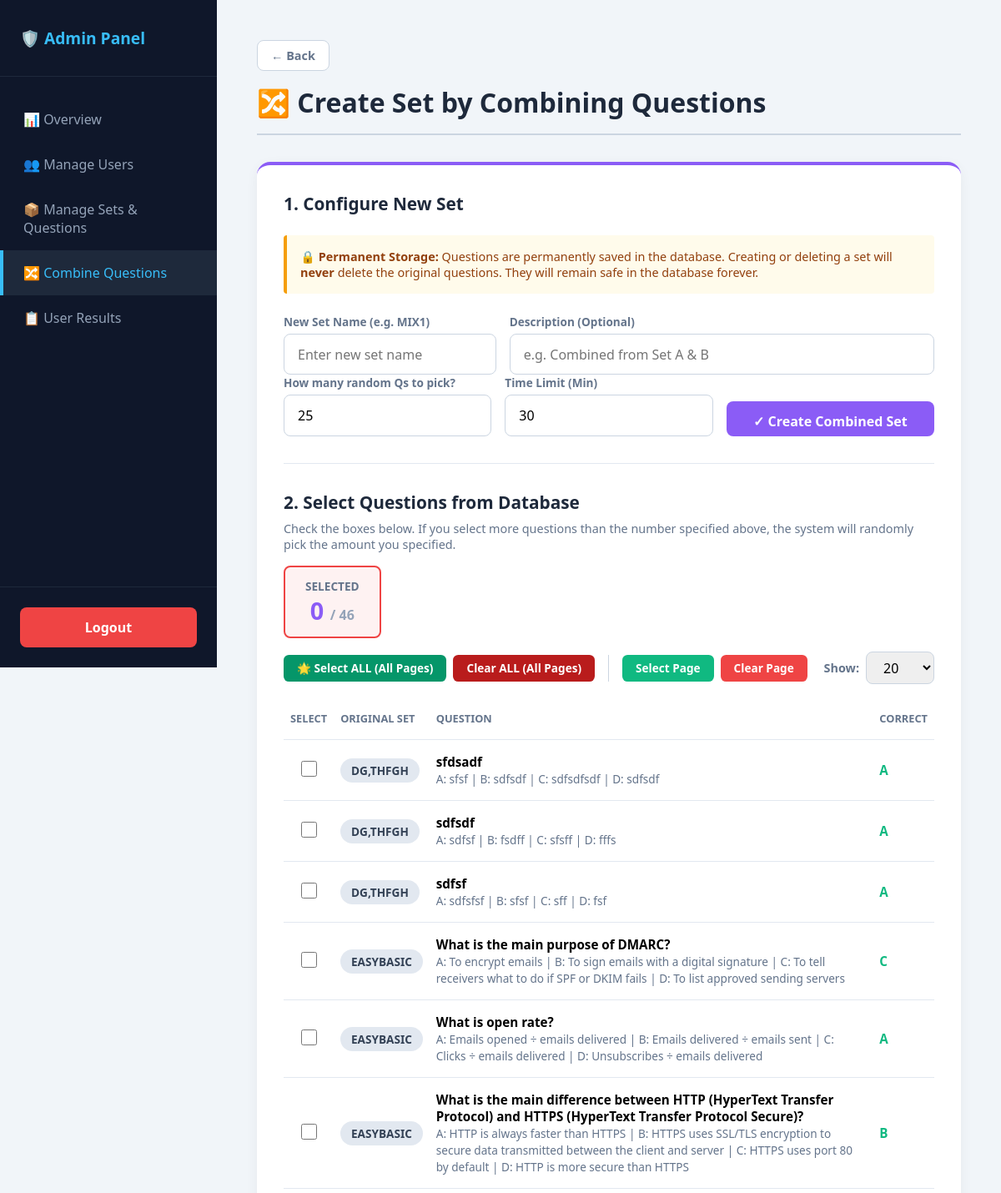
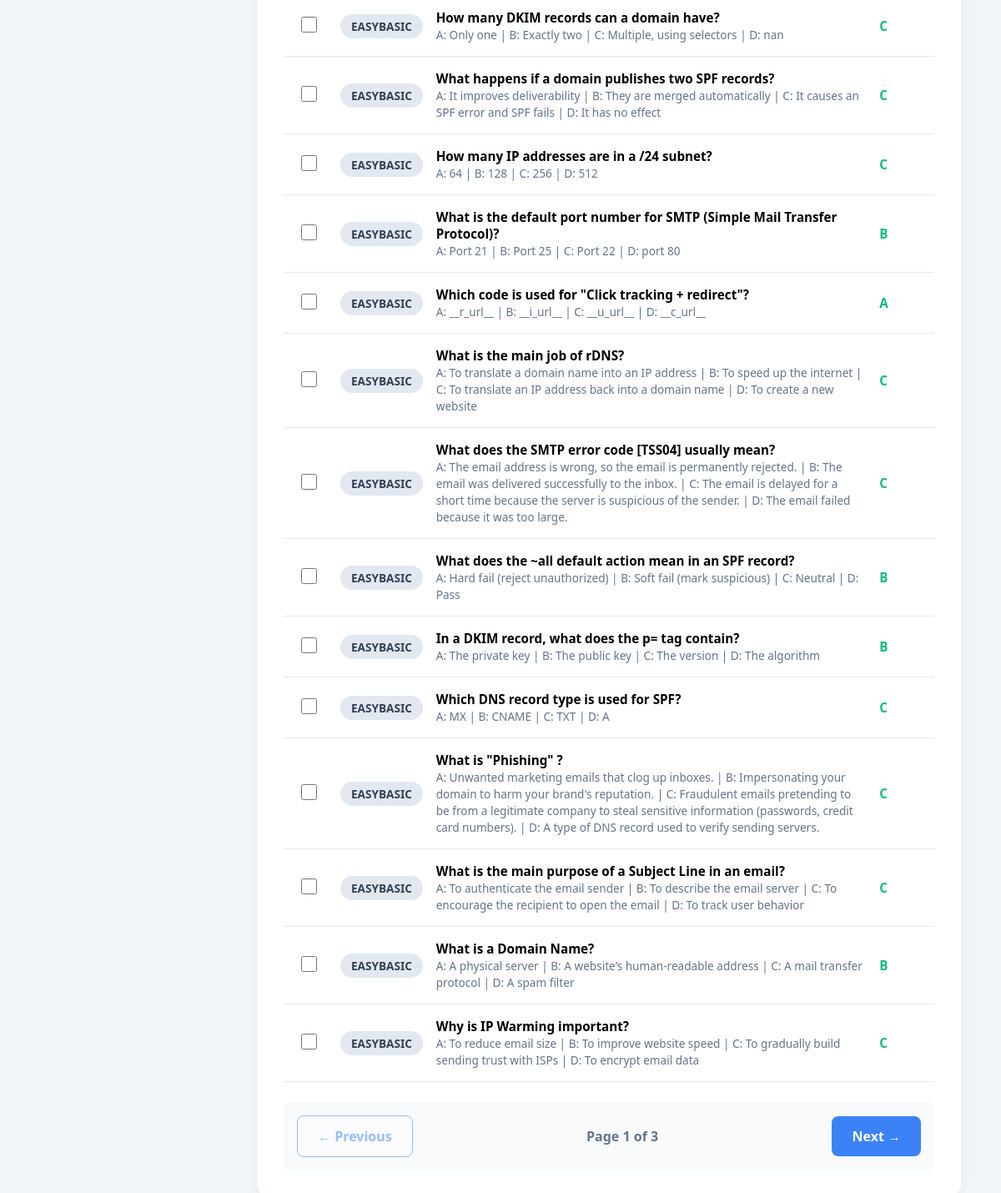
/admin/combine_questions (signed in), run on the app's committed database (2 pictures, top to bottom).
### tables this page shows
CREATE TABLE questions (
            id INTEGER PRIMARY KEY AUTOINCREMENT,
            set_name TEXT NOT NULL,
            question TEXT NOT NULL,
            option_a TEXT NOT NULL,
            option_b TEXT NOT NULL,
            option_c TEXT NOT NULL,
            option_d TEXT NOT NULL,
            correct_option TEXT NOT NULL
        );

### app.py (the view)
@app.route("/admin/combine_questions")
def admin_combine_questions():
    if not session.get("is_admin"):
        return redirect(url_for("login"))
    conn = get_db()
    questions = conn.execute("""
        SELECT MIN(id) as id,
               GROUP_CONCAT(DISTINCT set_name) as set_name,
               question, option_a, option_b, option_c, option_d, correct_option
        FROM questions
        GROUP BY LOWER(TRIM(question))
        ORDER BY set_name, id
    """).fetchall()
    conn.close()
    return render_template("admin_combine.html", page="combine", questions=questions)

### app.py (called while the page is built)
@app.context_processor
def inject_csrf_token():
    return dict(csrf_token=generate_csrf)

def get_db():
    conn = sqlite3.connect(DB_NAME)
    conn.row_factory = sqlite3.Row
    return conn

@app.after_request
def add_security_headers(response):
    response.headers['X-Content-Type-Options'] = 'nosniff'
    response.headers['X-Frame-Options'] = 'DENY'
    response.headers['X-XSS-Protection'] = '1; mode=block'
    response.headers['Referrer-Policy'] = 'same-origin'
    return response

### templates/admin_combine.html (shortened to what this page needs)
{% extends "admin_base.html" %}
{% block content %}
<h1 class="page-title">🔀 Create Set by Combining Questions</h1>
<div class="card" style="border-top: 4px solid #8b5cf6; margin-bottom: 2rem;">
  <h3>1. Configure New Set</h3>
  <div style="background: #fffbeb; border-left: 4px solid #f59e0b; padding: 1rem; margin-bottom: 1.5rem; border-radius: 0.25rem;">
    <p style="margin: 0; color: #92400e; font-size: 0.9rem;">
      <strong>🔒 Permanent Storage:</strong> Questions are permanently saved in the database. Creating or deleting a set will <strong>never</strong> delete the original questions. They will remain safe in the database forever.
    </p>
  </div>
  <form method="POST" action="{{ url_for('create_combined_set') }}" id="combineForm">
    <div class="form-row">
      <div class="form-group">
        <label>New Set Name (e.g. MIX1)</label>
        <input type="text" name="set_name" required placeholder="Enter new set name">
      </div>
      <div class="form-group" style="flex:2;">
        <label>Description (Optional)</label>
        <input type="text" name="set_description" placeholder="e.g. Combined from Set A & B">
      </div>
    </div>
    <div class="form-row">
      <div class="form-group">
        <label>How many random Qs to pick?</label>
        <input type="number" name="question_count" id="pickCount" value="25" min="1" required oninput="updateWarning()">
      </div>
      <div class="form-group">
        <label>Time Limit (Min)</label>
        <input type="number" name="duration_minutes" value="30" min="1" required>
      </div>
      <div class="form-group" style="display: flex; align-items: flex-end;">
        <button type="submit" class="btn" style="background: #8b5cf6; height: 42px; margin-bottom: 0; width: 100%;">
          ✓ Create Combined Set
        </button>
      </div>
    </div>
    <hr style="border:none; border-top:1px solid #e2e8f0; margin: 2rem 0;">
    <div style="display: flex; justify-content: space-between; align-items: center; margin-bottom: 1rem; flex-wrap: wrap; gap: 1rem;">
      <div>
        <h3 style="margin-bottom: 0.5rem;">2. Select Questions from Database</h3>
        <p style="color:#64748b; margin: 0; font-size: 0.9rem;">
          Check the boxes below. If you select more questions than the number specified above, the system will randomly pick the amount you specified.
        </p>
      </div>
      <div id="counterBox" style="background: #f8fafc; border: 1px solid #cbd5e1; padding: 0.8rem 1.5rem; border-radius: 0.5rem; text-align: center; transition: all 0.2s;">
        <div style="font-size: 0.85rem; color: #64748b; font-weight: 600; text-transform: uppercase;">Selected</div>
        <div style="font-size: 1.8rem; font-weight: 800; color: #8b5cf6;"><span id="selectedCount">0</span> <span style="font-size: 1rem; color: #94a3b8;">/ {{ questions|length }}</span></div>
      </div>
    </div>
    <div style="display: flex; justify-content: space-between; align-items: center; margin-bottom: 1rem; flex-wrap: wrap; gap: 1rem;">
      <div style="display: flex; gap: 0.5rem; flex-wrap: wrap;">
        <button type="button" class="btn btn-sm" style="background:#059669; width:auto; font-weight: bold;" onclick="toggleAllGlobal(true)">🌟 Select ALL (All Pages)</button>
        <button type="button" class="btn btn-sm" style="background:#b91c1c; width:auto;" onclick="toggleAllGlobal(false)">Clear ALL (All Pages)</button>
        <button type="button" class="btn btn-sm" style="background:#10b981; width:auto;" onclick="toggleAll(true)">Select Page</button>
        <button type="button" class="btn btn-sm" style="background:#ef4444; width:auto;" onclick="toggleAll(false)">Clear Page</button>
      </div>
      <div style="display: flex; align-items: center; gap: 0.5rem;">
        <label style="font-size: 0.9rem; color: #64748b; font-weight: 600;">Show:</label>
        <select id="pageSizeSelect" onchange="changePageSize()" style="width: auto; padding: 0.4rem 1rem; margin-bottom: 0; border-radius: 0.5rem; border: 1px solid #cbd5e1;">
          <option value="20">20</option>
        </select>
      </div>
    </div>
    <table id="questionsTable">
      <tr>
        <th style="width: 50px; text-align: center;">Select</th>
        <th>Original Set</th>
        <th>Question</th>
        <th>Correct</th>
      </tr>
      {% for q in questions %}
      <tr class="q-row">
        <td style="text-align: center;">
          <input type="checkbox" name="question_ids" value="{{ q.id }}" class="q-checkbox" style="width: 1.2rem; height: 1.2rem; accent-color: #8b5cf6;" onchange="updateCounter()">
        </td>
        <td><span class="badge" style="background:#e2e8f0; color:#334155;">{{ q.set_name }}</span></td>
        <td>
          <strong>{{ q.question }}</strong><br>
          <span style="font-size: 0.85rem; color: #64748b;">
            A: {{ q.option_a }} | B: {{ q.option_b }} | C: {{ q.option_c }} | D: {{ q.option_d }}
          </span>
        </td>
        <td><strong style="color: #10b981;">{{ q.correct_option }}</strong></td>
      </tr>
      {% endfor %}
    </table>
    <div id="pagination-controls" style="display: flex; justify-content: space-between; align-items: center; margin-top: 1.5rem; background: #f8fafc; padding: 1rem; border-radius: 0.5rem;">
      <button type="button" class="btn btn-outline" id="prevBtn" onclick="changePage(-1)">← Previous</button>
      <div style="font-weight: 600; color: #64748b;">Page <span id="pageNum">1</span> of <span id="totalPages">1</span></div>
      <button type="button" class="btn" id="nextBtn" onclick="changePage(1)">Next →</button>
    </div>
  </form>
</div>
{% endblock %}

### templates/admin_base.html (style rules this page uses)
* { box-sizing: border-box; margin: 0; padding: 0; font-family: system-ui, sans-serif; }
body { display: flex; min-height: 100vh; background: #f1f5f9; }
.page-title { font-size: 2rem; color: #1e293b; margin-bottom: 2rem; border-bottom: 2px solid #cbd5e1; padding-bottom: 1rem; }
.card { background: white; border-radius: 1rem; padding: 2rem; box-shadow: 0 4px 15px rgba(0,0,0,0.05); margin-bottom: 1.5rem; }
.card h3 { color: #1e293b; margin-bottom: 1.5rem; font-size: 1.3rem; }
.btn { background: #3b82f6; color: white; border: none; padding: 0.8rem 1.5rem; border-radius: 0.5rem; font-size: 1rem; font-weight: 600; cursor: pointer; text-decoration: none; display: inline-block; }
.btn-outline { background: white; color: #3b82f6; border: 1.5px solid #3b82f6; }
.btn-sm { padding: 0.4rem 1rem; font-size: 0.85rem; border-radius: 0.4rem; }
input[type="text"], input[type="number"], select { width: 100%; padding: 0.8rem 1rem; margin-bottom: 1rem; border-radius: 0.5rem; border: 1px solid #cbd5e1; font-size: 1rem; }
table { width: 100%; border-collapse: collapse; }
th, td { text-align: left; padding: 1rem 0.5rem; border-bottom: 1px solid #e2e8f0; font-size: 0.95rem; }
th { color: #64748b; font-weight: 600; text-transform: uppercase; font-size: 0.8rem; }
.badge { background: #e0f2fe; color: #0284c7; padding: 0.3rem 0.8rem; border-radius: 1rem; font-size: 0.85rem; font-weight: 600; }
.form-row { display: flex; gap: 1rem; flex-wrap: wrap; align-items: flex-end; }
.form-group { display: flex; flex-direction: column; flex: 1; min-width: 150px; }
.form-group label { font-size: 0.85rem; color: #64748b; margin-bottom: 0.3rem; font-weight: 600; }
.form-group input, .form-group select { margin-bottom: 0; }

### data on the page
questions: set_name "EASYBASIC", question "What is the main purpose of DMARC?", option_a "To encrypt emails", option_b "To sign emails with a digital signature", option_c "To tell receivers what to do if SPF or DKIM fails", option_d "To list approved sending servers", correct_option "C"
questions: set_name "EASYBASIC", question "What is open rate?", option_a "Emails opened ÷ emails delivered", option_b "Emails delivered ÷ emails sent", option_c "Clicks ÷ emails delivered", option_d "Unsubscribes ÷ emails delivered", correct_option "A"
questions: set_name "EASYBASIC", question "What is the main difference between HTTP (HyperText Transfer Protocol) and HTTPS (HyperText Transfer Protocol Secure)?", option_a "HTTP is always faster than HTTPS", option_b "HTTPS uses SSL/TLS encryption to secure data transmitted between the client and server", option_c "HTTPS uses port 80 by default", option_d "HTTP is more secure than HTTPS", correct_option "B"
questions: set_name "EASYBASIC", question "How many DKIM records can a domain have?", option_a "Only one", option_b "Exactly two", option_c "Multiple, using selectors", option_d "nan", correct_option "C"
questions: set_name "EASYBASIC", question "What happens if a domain publishes two SPF records?", option_a "It improves deliverability", option_b "They are merged automatically", option_c "It causes an SPF error and SPF fails", option_d "It has no effect", correct_option "C"
questions: set_name "EASYBASIC", question "How many IP addresses are in a /24 subnet?", option_a "64", option_b "128", option_c "256", option_d "512", correct_option "C"
questions: set_name "EASYBASIC", question "What is the default port number for SMTP (Simple Mail Transfer Protocol)?", option_a "Port 21", option_b "Port 25", option_c "Port 22", option_d "port 80", correct_option "B"
questions: set_name "EASYBASIC", question "Which code is used for \"Click tracking + redirect\"?", option_a "__r_url__", option_b "__i_url__", option_c "__u_url__", option_d "__c_url__", correct_option "A"
questions: set_name "EASYBASIC", question "What is the main job of rDNS?", option_a "To translate a domain name into an IP address", option_b "To speed up the internet", option_c "To translate an IP address back into a domain name", option_d "To create a new website", correct_option "C"
questions: set_name "EASYBASIC", question "What does the SMTP error code [TSS04] usually mean?", option_a "The email address is wrong, so the email is permanently rejected.", option_b "The email was delivered successfully to the inbox.", option_c "The email is delayed for a short time because the server is suspicious of the sender.", option_d "The email failed because it was too large.", correct_option "C"
questions: set_name "EASYBASIC", question "What does the ~all default action mean in an SPF record?", option_a "Hard fail (reject unauthorized)", option_b "Soft fail (mark suspicious)", option_c "Neutral", option_d "Pass", correct_option "B"
questions: set_name "EASYBASIC", question "In a DKIM record, what does the p= tag contain?", option_a "The private key", option_b "The public key", option_c "The version", option_d "The algorithm", correct_option "B"
questions: set_name "EASYBASIC", question "Which DNS record type is used for SPF?", option_a "MX", option_b "CNAME", option_c "TXT", option_d "A", correct_option "C"
questions: set_name "EASYBASIC", question "What is \"Phishing\" ?", option_a "Unwanted marketing emails that clog up inboxes.", option_b "Impersonating your domain to harm your brand's reputation.", option_c "Fraudulent emails pretending to be from a legitimate company to steal sensitive information (passwords, credit card numbers).", option_d "A type of DNS record used to verify sending servers.", correct_option "C"
questions: set_name "EASYBASIC", question "What is the main purpose of a Subject Line in an email?", option_a "To authenticate the email sender", option_b "To describe the email server", option_c "To encourage the recipient to open the email", option_d "To track user behavior", correct_option "C"
questions: set_name "EASYBASIC", question "What is a Domain Name?", option_a "A physical server", option_b "A website’s human-readable address", option_c "A mail transfer protocol", option_d "A spam filter", correct_option "B"
questions: set_name "EASYBASIC", question "Why is IP Warming important?", option_a "To reduce email size", option_b "To improve website speed", option_c "To gradually build sending trust with ISPs", option_d "To encrypt email data", correct_option "C"

### other printed values
{{ questions|length }} "46"
{{ q.set_name }} "DG,THFGH" "DG,THFGH" "DG,THFGH"
{{ q.question }} "sfdsadf" "sdfsdf" "sdfsf"
{{ q.option_a }} "sfsf" "sdfsf" "sdfsfsf"
{{ q.option_b }} "sdfsdf" "fsdff" "sfsf"
{{ q.option_c }} "sdfsdfsdf" "sfsff" "sff"
{{ q.option_d }} "sdfsdf" "fffs" "fsf"
{{ q.correct_option }} "A" "A" "A"
